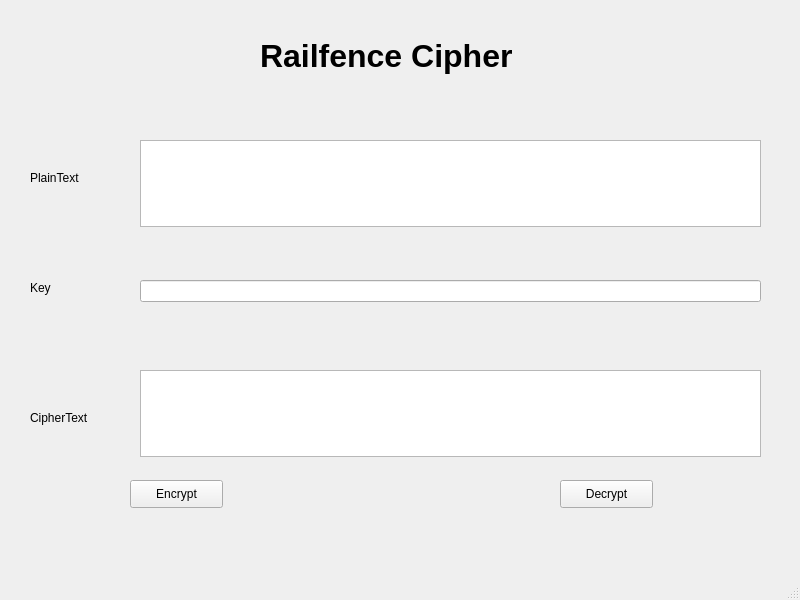
<?xml version="1.0" encoding="UTF-8"?>
<ui version="4.0">
 <class>MainWindow</class>
 <widget class="QMainWindow" name="MainWindow">
  <property name="geometry">
   <rect>
    <x>0</x>
    <y>0</y>
    <width>800</width>
    <height>600</height>
   </rect>
  </property>
  <property name="windowTitle">
   <string>MainWindow</string>
  </property>
  <widget class="QWidget" name="centralwidget">
   <widget class="QLabel" name="label">
    <property name="geometry">
     <rect>
      <x>260</x>
      <y>30</y>
      <width>331</width>
      <height>51</height>
     </rect>
    </property>
    <property name="font">
     <font>
      <pointsize>24</pointsize>
      <weight>75</weight>
      <bold>true</bold>
     </font>
    </property>
    <property name="text">
     <string>Railfence Cipher</string>
    </property>
   </widget>
   <widget class="QLabel" name="label_2">
    <property name="geometry">
     <rect>
      <x>30</x>
      <y>170</y>
      <width>55</width>
      <height>16</height>
     </rect>
    </property>
    <property name="text">
     <string>PlainText</string>
    </property>
   </widget>
   <widget class="QLabel" name="label_3">
    <property name="geometry">
     <rect>
      <x>30</x>
      <y>410</y>
      <width>71</width>
      <height>16</height>
     </rect>
    </property>
    <property name="text">
     <string>CipherText</string>
    </property>
   </widget>
   <widget class="QLabel" name="label_4">
    <property name="geometry">
     <rect>
      <x>30</x>
      <y>280</y>
      <width>55</width>
      <height>16</height>
     </rect>
    </property>
    <property name="text">
     <string>Key</string>
    </property>
   </widget>
   <widget class="QTextEdit" name="txt_plain_text">
    <property name="geometry">
     <rect>
      <x>140</x>
      <y>140</y>
      <width>621</width>
      <height>87</height>
     </rect>
    </property>
   </widget>
   <widget class="QTextEdit" name="txt_cipher_text">
    <property name="geometry">
     <rect>
      <x>140</x>
      <y>370</y>
      <width>621</width>
      <height>87</height>
     </rect>
    </property>
   </widget>
   <widget class="QLineEdit" name="txt_key">
    <property name="geometry">
     <rect>
      <x>140</x>
      <y>280</y>
      <width>621</width>
      <height>22</height>
     </rect>
    </property>
   </widget>
   <widget class="QPushButton" name="btn_encrypt">
    <property name="geometry">
     <rect>
      <x>130</x>
      <y>480</y>
      <width>93</width>
      <height>28</height>
     </rect>
    </property>
    <property name="text">
     <string>Encrypt</string>
    </property>
   </widget>
   <widget class="QPushButton" name="btn_decrypt">
    <property name="geometry">
     <rect>
      <x>560</x>
      <y>480</y>
      <width>93</width>
      <height>28</height>
     </rect>
    </property>
    <property name="text">
     <string>Decrypt</string>
    </property>
   </widget>
  </widget>
  <widget class="QMenuBar" name="menubar">
   <property name="geometry">
    <rect>
     <x>0</x>
     <y>0</y>
     <width>800</width>
     <height>26</height>
    </rect>
   </property>
  </widget>
  <widget class="QStatusBar" name="statusbar"/>
 </widget>
 <resources/>
 <connections/>
</ui>
